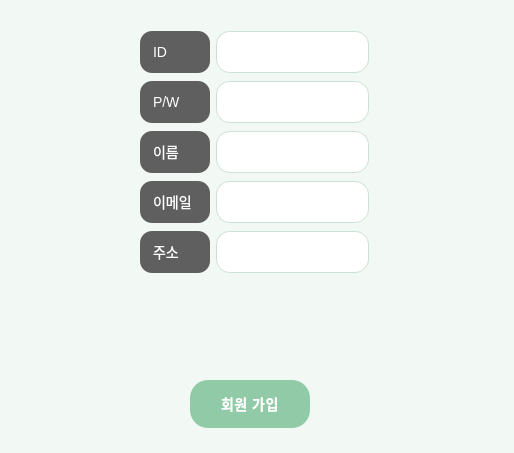
<?xml version="1.0" encoding="UTF-8"?>
<ui version="4.0">
 <class>JoinMemberMainWindow</class>
 <widget class="QMainWindow" name="JoinMemberMainWindow">
  <property name="geometry">
   <rect>
    <x>0</x>
    <y>0</y>
    <width>514</width>
    <height>453</height>
   </rect>
  </property>
  <property name="windowTitle">
   <string>JoinMemberMainWindow</string>
  </property>
  <property name="styleSheet">
   <string notr="true">
QMainWindow {
    background-color: #f2f8f3;
    font-family: &quot;Segoe UI&quot;, &quot;Malgun Gothic&quot;, sans-serif;
    border: none;
}

QWidget {
    border: none;
}

QLineEdit {
    background-color: #ffffff;
    border: 1px solid #cde0d5;
    border-radius: 14px;
    padding: 6px 12px;
    font-size: 14px;
    min-height: 28px;
}

QLineEdit:focus {
    border: 1px solid #88c999;
    background-color: #fafffb;
}

QPushButton {
    background-color: #90caa7;
    border: none;
    border-radius: 18px;
    padding: 8px 18px;
    font-size: 14px;
    color: #ffffff;
    font-weight: bold;
    letter-spacing: 0.5px;
    min-height: 32px;
}

QPushButton:hover {
    background-color: #7ab894;
}

QLabel {
    background-color: #5f5f5f;
    color: #ffffff;
    font-size: 14px;
    border-radius: 12px;
    padding: 6px 10px;
    min-width: 50px;
    min-height: 28px;
    qproperty-alignment: AlignCenter;
    border: none;
}
</string>
  </property>
  <widget class="QWidget" name="centralwidget">
   <widget class="QPushButton" name="pushButton_register">
    <property name="geometry">
     <rect>
      <x>190</x>
      <y>380</y>
      <width>120</width>
      <height>48</height>
     </rect>
    </property>
    <property name="minimumSize">
     <size>
      <width>120</width>
      <height>48</height>
     </size>
    </property>
    <property name="maximumSize">
     <size>
      <width>90</width>
      <height>30</height>
     </size>
    </property>
    <property name="text">
     <string>회원 가입</string>
    </property>
   </widget>
   <widget class="QWidget" name="">
    <property name="geometry">
     <rect>
      <x>140</x>
      <y>29</y>
      <width>229</width>
      <height>246</height>
     </rect>
    </property>
    <layout class="QVBoxLayout" name="verticalLayout">
     <item>
      <layout class="QHBoxLayout" name="horizontalLayout">
       <item>
        <widget class="QLabel" name="label">
         <property name="frameShape">
          <enum>QFrame::Shape::Box</enum>
         </property>
         <property name="lineWidth">
          <number>3</number>
         </property>
         <property name="text">
          <string>ID</string>
         </property>
         <property name="textFormat">
          <enum>Qt::TextFormat::MarkdownText</enum>
         </property>
        </widget>
       </item>
       <item>
        <widget class="QLineEdit" name="lineEdit_id"/>
       </item>
      </layout>
     </item>
     <item>
      <layout class="QHBoxLayout" name="horizontalLayout_2">
       <item>
        <widget class="QLabel" name="label_2">
         <property name="frameShape">
          <enum>QFrame::Shape::Box</enum>
         </property>
         <property name="lineWidth">
          <number>3</number>
         </property>
         <property name="text">
          <string>P/W</string>
         </property>
         <property name="textFormat">
          <enum>Qt::TextFormat::MarkdownText</enum>
         </property>
        </widget>
       </item>
       <item>
        <widget class="QLineEdit" name="lineEdit_pw"/>
       </item>
      </layout>
     </item>
     <item>
      <layout class="QHBoxLayout" name="horizontalLayout_3">
       <item>
        <widget class="QLabel" name="label_3">
         <property name="frameShape">
          <enum>QFrame::Shape::Box</enum>
         </property>
         <property name="lineWidth">
          <number>3</number>
         </property>
         <property name="text">
          <string>이름</string>
         </property>
         <property name="textFormat">
          <enum>Qt::TextFormat::MarkdownText</enum>
         </property>
        </widget>
       </item>
       <item>
        <widget class="QLineEdit" name="lineEdit_name"/>
       </item>
      </layout>
     </item>
     <item>
      <layout class="QHBoxLayout" name="horizontalLayout_4">
       <item>
        <widget class="QLabel" name="label_4">
         <property name="frameShape">
          <enum>QFrame::Shape::Box</enum>
         </property>
         <property name="lineWidth">
          <number>3</number>
         </property>
         <property name="text">
          <string>이메일</string>
         </property>
         <property name="textFormat">
          <enum>Qt::TextFormat::MarkdownText</enum>
         </property>
        </widget>
       </item>
       <item>
        <widget class="QLineEdit" name="lineEdit_email"/>
       </item>
      </layout>
     </item>
     <item>
      <layout class="QHBoxLayout" name="horizontalLayout_5">
       <item>
        <widget class="QLabel" name="label_5">
         <property name="frameShape">
          <enum>QFrame::Shape::Box</enum>
         </property>
         <property name="lineWidth">
          <number>3</number>
         </property>
         <property name="text">
          <string>주소</string>
         </property>
         <property name="textFormat">
          <enum>Qt::TextFormat::MarkdownText</enum>
         </property>
        </widget>
       </item>
       <item>
        <widget class="QLineEdit" name="lineEdit_address"/>
       </item>
      </layout>
     </item>
    </layout>
   </widget>
  </widget>
  <widget class="QMenuBar" name="menubar">
   <property name="geometry">
    <rect>
     <x>0</x>
     <y>0</y>
     <width>514</width>
     <height>21</height>
    </rect>
   </property>
  </widget>
  <widget class="QStatusBar" name="statusbar"/>
 </widget>
 <resources/>
 <connections/>
</ui>
